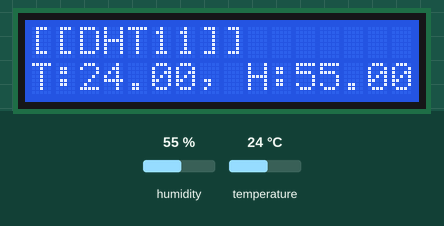
Recording of a sketch running on a simulated Arduino Uno, built with avr-gcc and run on an emulated ATmega328P. Shown: 16×2 character LCD. The test bench sets the inputs (shaded band); at power-on: humidity 55 %, temperature 24 °C.

Above: at 2.7 s.
2.8 s: humidity set to 22 %
At 6.4 s:
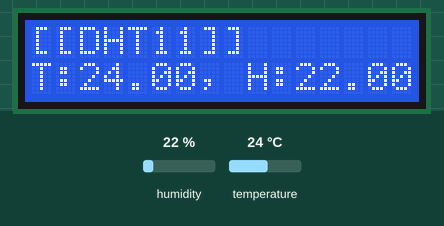
8.1 s: temperature set to 12 °C
At 10.7 s:
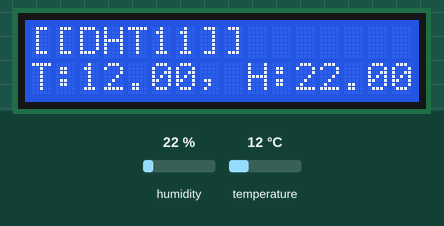
13.4 s: humidity set to 40 %
At 14.9 s:
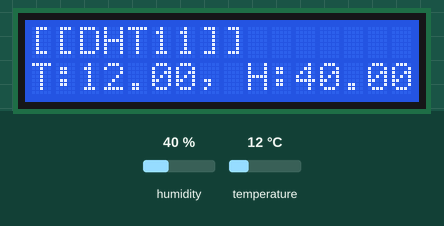
18.7 s: temperature set to 19 °C
At 23.4 s:
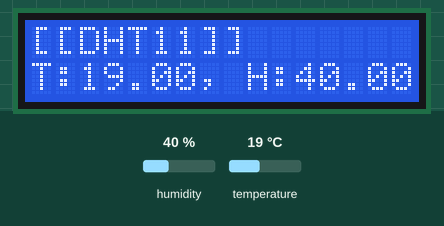
Timing chart, 0 to 24.9 s (numbered marks = the images above; inputs shaded):
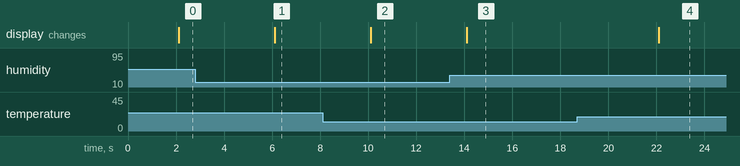

The sketch:

dht1101.ino
```cpp
# include <Minicom.h>
# include <DHT.h>

MiniCom com;
DHT dht11(12, DHT11);

void check() {
  float fh, fc, ff;

  // DHT11 온습도 센서 읽기
  fh = dht11.readHumidity();
  fc = dht11.readTemperature();
  ff = dht11.readTemperature(true);

  if(isnan(fh) || isnan(fc) || isnan(ff)) {
    com.print(1, "Failed!!");
    return;
  }
  com.print(1, "T:", fc, " H:", fh);
}

void setup() {
  // put your setup code here, to run once:
  com.init();
  com.setInterval(2000, check);
  dht11.begin();
  com.print(0, "[[DHT11]]");
  com.print(1, "Preparing DHT11");
}

void loop() {
  // put your main code here, to run repeatedly:
  com.run();
}
```

Measured:
- after the input at 2.8 s, the display: changes after 3.3 s (image 1)
- after the input at 8.1 s, the display: changes after 2.0 s (image 2)
- after the input at 13.4 s, the display: changes after 0.70 s (image 3)
- after the input at 18.7 s, the display: changes after 3.4 s (image 4)
